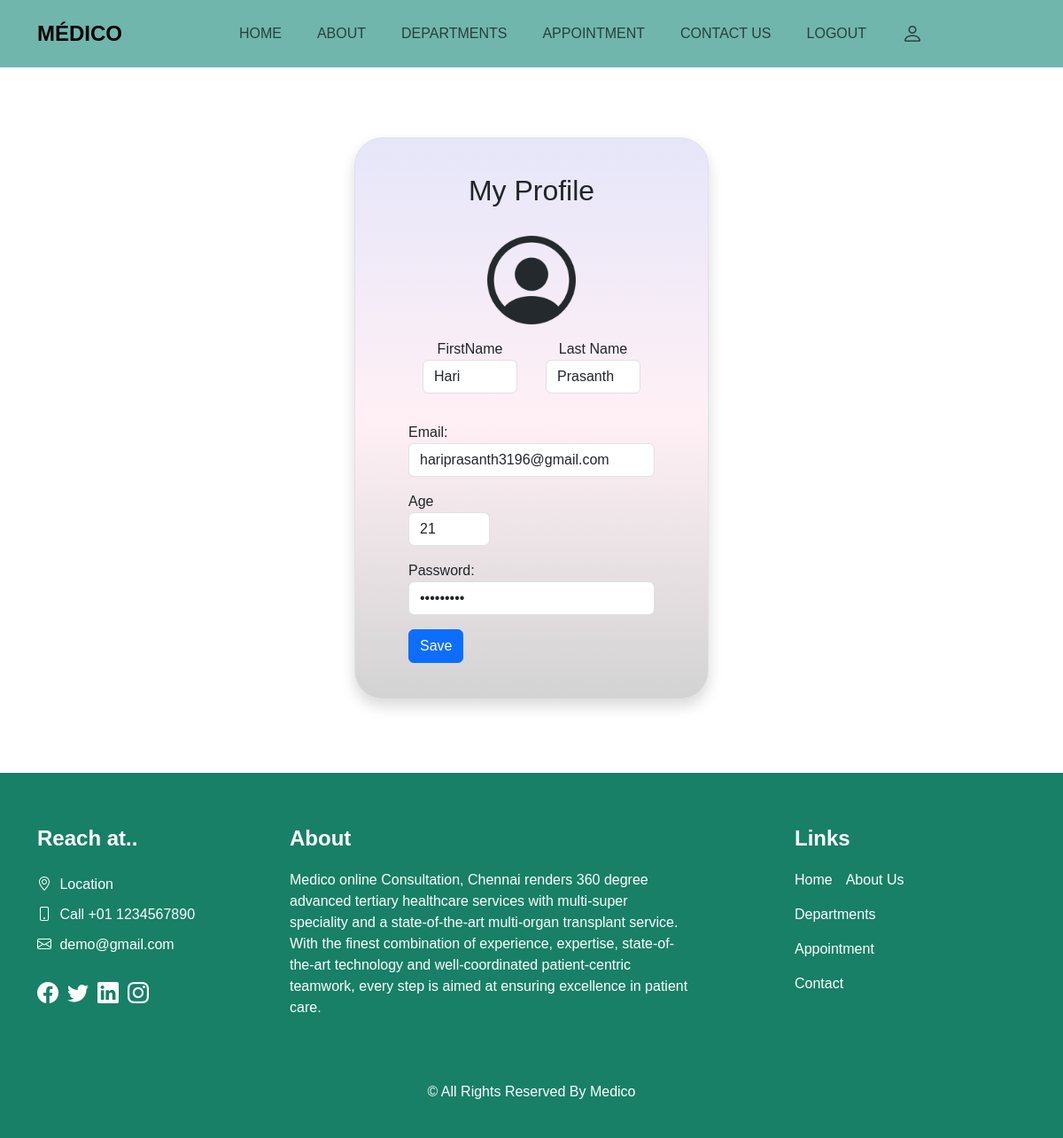
Screenshot of /profile/1 (signed in) with the database file from the repository.
### docapp/models.py (models this page shows, shortened)
class Dsignup(models.Model):
    FirstName=models.CharField(max_length=30)
    LastName=models.CharField(max_length=30)
    Gender=models.CharField(max_length=10)
    Age=models.CharField(max_length=3)
    Email=models.CharField(max_length=40)
    Password=models.CharField(max_length=20)
    TandC=models.CharField(max_length=10)

### docapp/views.py (the view)
# urls.py: path("profile/<int:id>", views.edit),
def edit(request, id):
    if(request.user):
        u=request.user.email
        print(u)
        obj=Dsignup.objects.filter(Email=u)
        obj1=Psignup.objects.filter(Email=u)
        if obj:
            gi=Dsignup.objects.get(pk = id)
        elif obj1:
            gi=Psignup.objects.get(pk = id)
    if request.method == 'POST':
        gi.FirstName=request.POST.get("fname")
        gi.LastName=request.POST.get("lname")
        gi.save()
        return redirect(profile)
    else:
        print("error")
    return render(request, "profile.html", locals())

### templates/profile.html (shortened to what this page needs)
{% extends 'base.html' %}
{% block profile %}
<div class="sub_page mt-5 pt-4">
    <div class="d-flex justify-content-center align-items-center min-vh-100 mx-auto" style="width: 400px;">
    <div class="border rounded-5 p-3 bg-white shadow box-area w-90" style="background:linear-gradient(lavender,lavenderblush,lightgray)">
       <div class="m-2">
        <form action="" method="POST">
            {% if gi %}
            <div class="row m-4 align-items-center">
                <div class="header-text mb-4" style="text-align: center;">
                    <h2>My Profile</h2>
                </div>
                <div class="mb-3" style="text-align:center;">
                    <img src="/static/images/profile-circle-icon-512x512-dt9lf8um.png" alt="" height="100px">
                    <div class="col-sm-3 input-group">
                        <div class="col-sm m-3">
                            <label for="">FirstName</label>
                            <input type="text" class="form-control" name="fname" value="{{gi.FirstName}}">
                        </div>
                        <div class="col-sm m-3">
                            <label for="">Last Name</label>
                            <input type="text" class="form-control" name="lname" value="{{gi.LastName}}">
                        </div>
                    </div>
                </div>
                <div class="col-sm input-group mb-3">
                    <div class="col-sm">
                        <label class="email">Email: </label>
                        <input type="text" class="form-control" name="gemail" id="email" value="{{gi.Email}}" readonly>
                    </div>
                </div>
                <div class="row">
                    <div class="col-md-5 mb-3">
                        <label for="age">Age</label>
                        <input type="number" class="form-control" id="age" value="{{gi.Age}}" readonly>
                    </div>
                </div>
                <div class="col-sm input-group mb-3">
                    <div class="col-sm">
                        <label for="password">Password: </label>
                        <input type="password" class="form-control" id="password" value="{{gi.Password}}" readonly>
                    </div>
                </div>
                <div class="row">
                    <div class="col">
                        <button type="submit" class="btn btn-primary">Save</button>
                    </div>
                </div>
            </div>
            {% endif %}
        </form>
        </div>
    </div>
    </div>
<div>
{% endblock %}

### static/style.css (style rules this page uses)
body { font-family: 'Nunito', sans-serif; }
.btn, .btn:focus { outline: none !important; box-shadow: none; }
body { font-family: 'Poppins', sans-serif; }
.box-area { width: 930px; }
::placeholder { font-size: 16px; }
.rounded-5 { border-radius: 30px; }

### rows the page displays
Dsignup: fname "Hari", lname "Prasanth", gemail "hariprasanth3196@gmail.com", Age "21"
